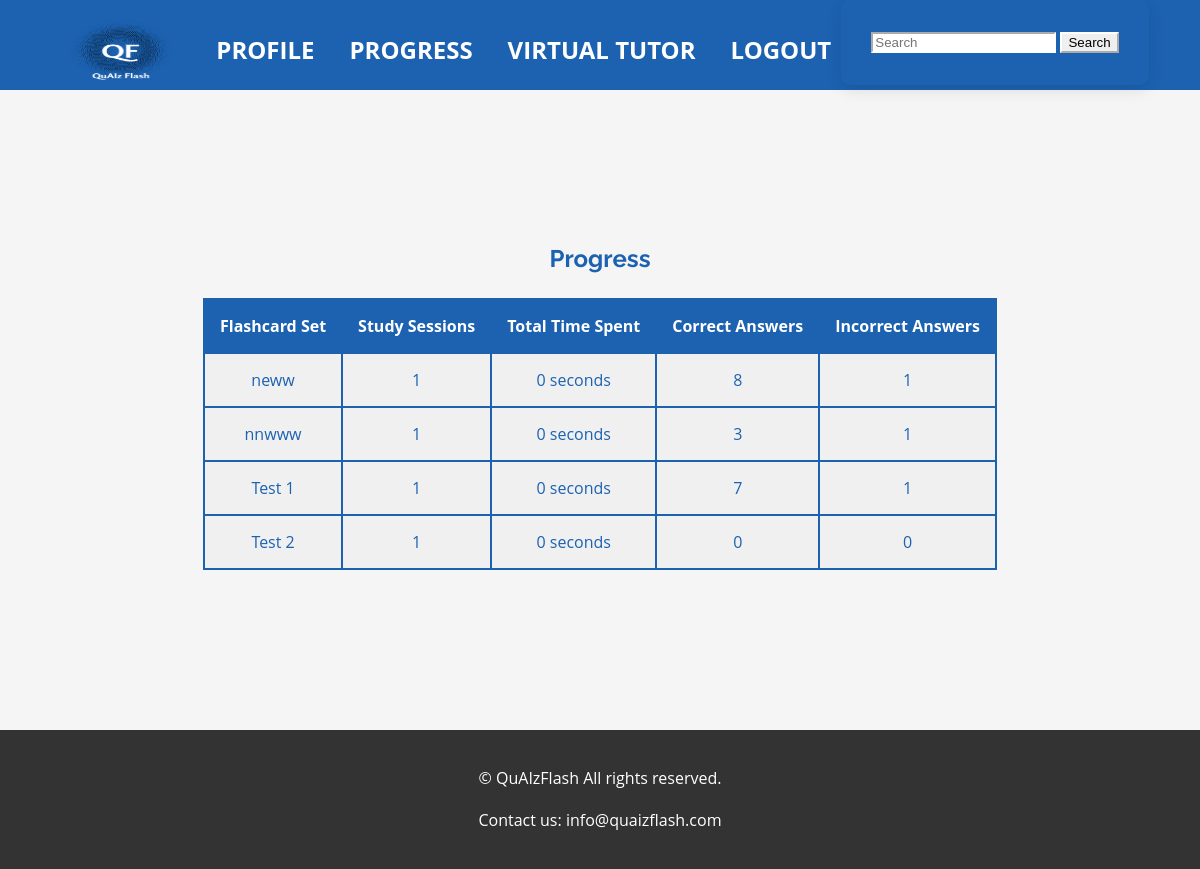
Page /progress (signed in) on the committed database.
### models.py (models this page shows, shortened)
class FlashcardInteraction(db.Model):
    id = db.Column(db.Integer, primary_key=True)
    study_session_id = db.Column(db.Integer, db.ForeignKey('study_session.id'), nullable=False)
    flashcard_id = db.Column(db.Integer, db.ForeignKey('flashcard.id'), nullable=False)
    correct = db.Column(db.Boolean, nullable=False)
    time_spent = db.Column(db.Integer, nullable=False)  # Time spent on the flashcard in seconds

class FlashcardSet(db.Model):
    id = db.Column(db.Integer, primary_key=True)
    title = db.Column(db.String(100), nullable=False)
    description = db.Column(db.String(200))
    user_id = db.Column(db.Integer, db.ForeignKey('user.id'), nullable=False)
    flashcards = db.relationship('Flashcard', backref='flashcard_set', lazy=True)  # Added relationship
    correct_count = db.Column(db.Integer, default=0)  # Add this line
    incorrect_count = db.Column(db.Integer, default=0)  # Add this line
    flashcards = db.relationship('Flashcard', backref='flashcard_set', lazy=True)
    public = db.Column(db.Boolean, default=True)

### app.py (the view)
@app.route('/progress')
@login_required
def progress():
    user_id = current_user.id
    study_sessions = StudySession.query.filter_by(user_id=user_id).all()
    progress_data = {}
    for session in study_sessions:
        if session.flashcard_set_id not in progress_data:
            progress_data[session.flashcard_set_id] = {
                'set_title': session.flashcard_set.title,
                'total_sessions': 0,
                'total_time_spent': 0,
                'total_correct': 0,
                'total_incorrect': 0
            }
        progress_data[session.flashcard_set_id]['total_sessions'] += 1
        interactions = FlashcardInteraction.query.filter_by(study_session_id=session.id).all()
        for interaction in interactions:
            progress_data[session.flashcard_set_id]['total_time_spent'] += interaction.time_spent
            if interaction.correct:
                progress_data[session.flashcard_set_id]['total_correct'] += 1
            else:
                progress_data[session.flashcard_set_id]['total_incorrect'] += 1
    return render_template('progress.html', title='Progress', progress_data=progress_data, search_form=SearchSetsForm())

### forms.py
class SearchSetsForm(FlaskForm):
    search_query = StringField('Search Query', validators=[DataRequired()])
    submit = SubmitField('Search')

### app.py (called while the page is built)
@login_manager.user_loader
def load_user(user_id):
    return User.query.get(int(user_id))

### templates/progress.html
{% extends "base.html" %}
{% block content %}
  <div class="container">
    <h1>Progress</h1>
    <table class="table">
      <thead>
        <tr>
          <th scope="col">Flashcard Set</th>
          <th scope="col">Study Sessions</th>
          <th scope="col">Total Time Spent</th>
          <th scope="col">Correct Answers</th>
          <th scope="col">Incorrect Answers</th>
        </tr>
      </thead>
      <tbody>
        {% for set_id, data in progress_data.items() %}
          <tr>
            <td>{{ data.set_title }}</td>
            <td>{{ data.total_sessions }}</td>
            <td>{{ data.total_time_spent }} seconds</td>
            <td>{{ data.total_correct }}</td>
            <td>{{ data.total_incorrect }}</td>
          </tr>
        {% endfor %}
      </tbody>
    </table>
  </div>
{% endblock %}

### static/style.css (style rules this page uses)
body { font-family: 'Roboto', sans-serif; line-height: 1.6; color: #1c62b1; margin: 0; padding: 0; background-color: #f5f5f5; }
h1, h2, h3, h4, h5, h6 { font-family: 'Raleway', sans-serif; }
.container { max-width: 1200px; margin: 0 auto; padding: 0 15px; text-align: center; }
.table { width: 100%; border-collapse: collapse; }
table td { padding: 10px; border: 1px solid #ddd; vertical-align: top; }
table th { padding: 10px; border: 1px solid #ddd; background-color: #f5f5f5; text-align: left; }
body { font-family: 'Open Sans', sans-serif; }
table { width: 100%; border-collapse: collapse; margin-bottom: 30px; }
table th, table td { border: 2px solid #1c62b1; padding: 15px; text-align: center; background-color: #f0f0f0; }
table th { background-color: #1c62b1; color: #ffffff; font-weight: bold; }

### rows in the picture
FlashcardInteraction: set_title "neww", total_sessions "1", total_time_spent "0", total_correct "8", total_incorrect "1"
FlashcardInteraction: set_title "nnwww", total_sessions "1", total_time_spent "0", total_correct "3", total_incorrect "1"
FlashcardInteraction: set_title "Test 1", total_sessions "1", total_time_spent "0", total_correct "7", total_incorrect "1"
FlashcardSet: set_title "Test 2"

### other values in the picture
{{ data.total_sessions }} "1"
{{ data.total_time_spent }} "0"
{{ data.total_correct }} "0"
{{ data.total_incorrect }} "0"
